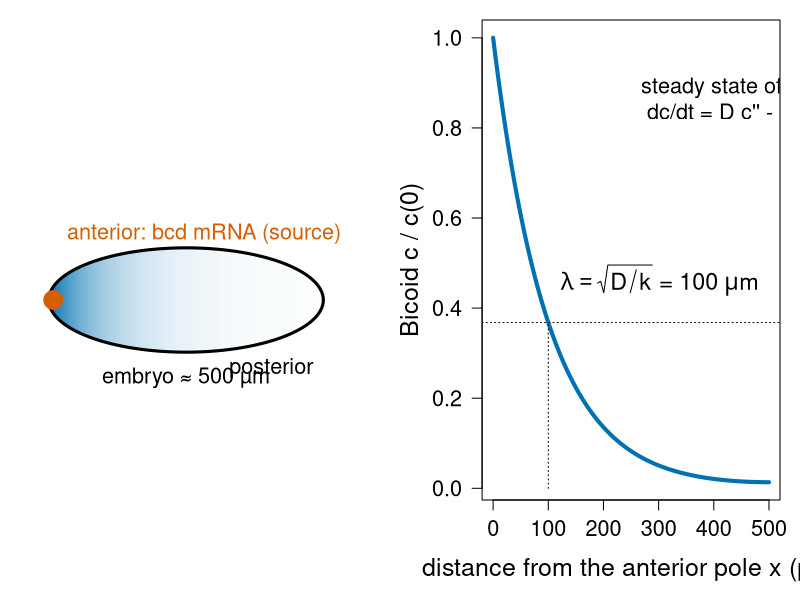
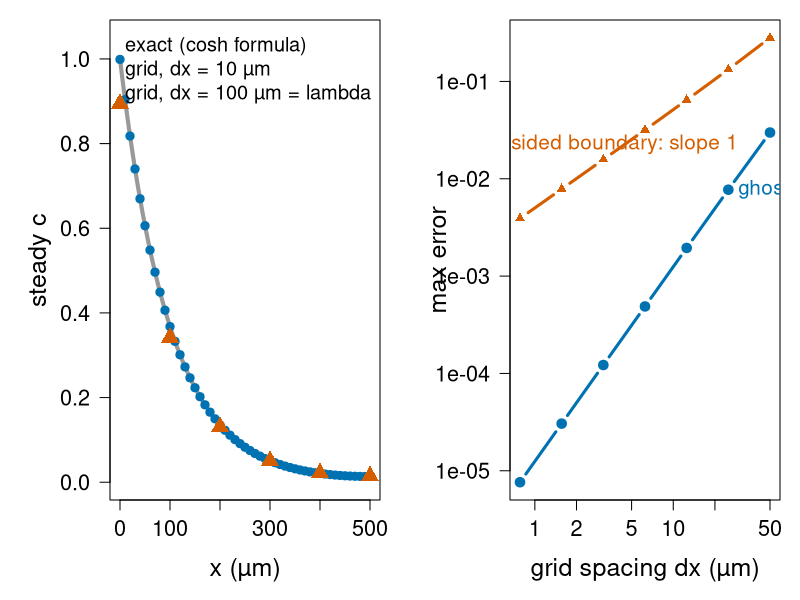
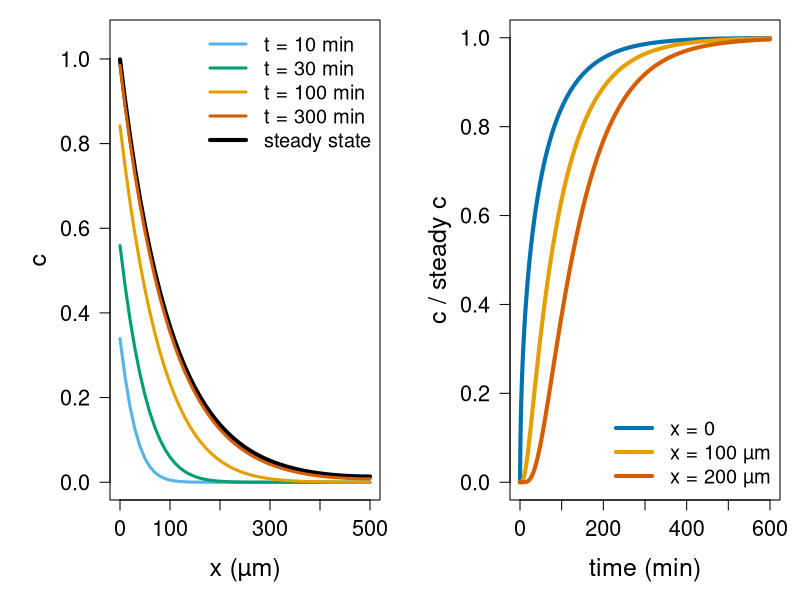
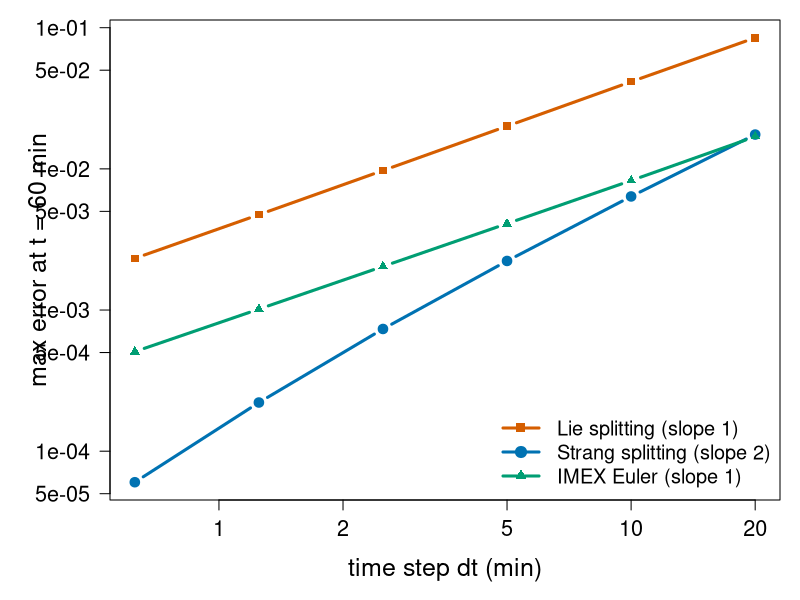
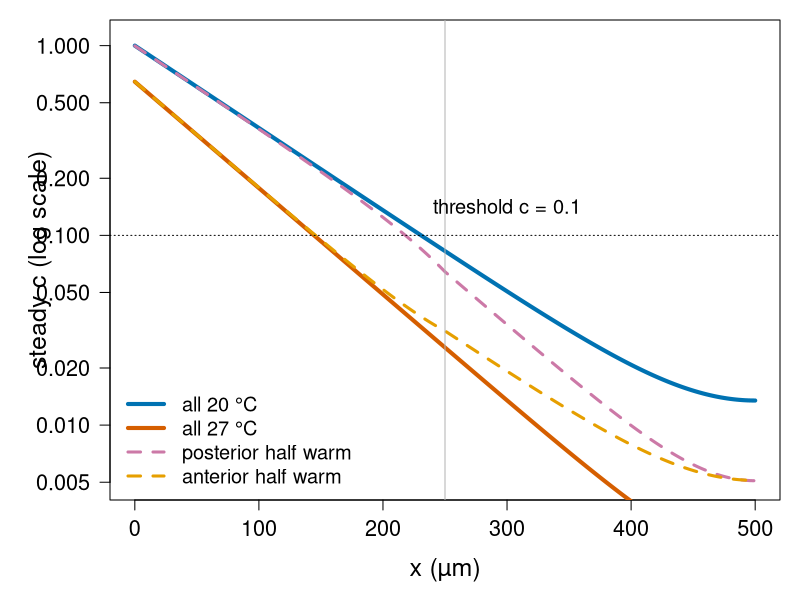
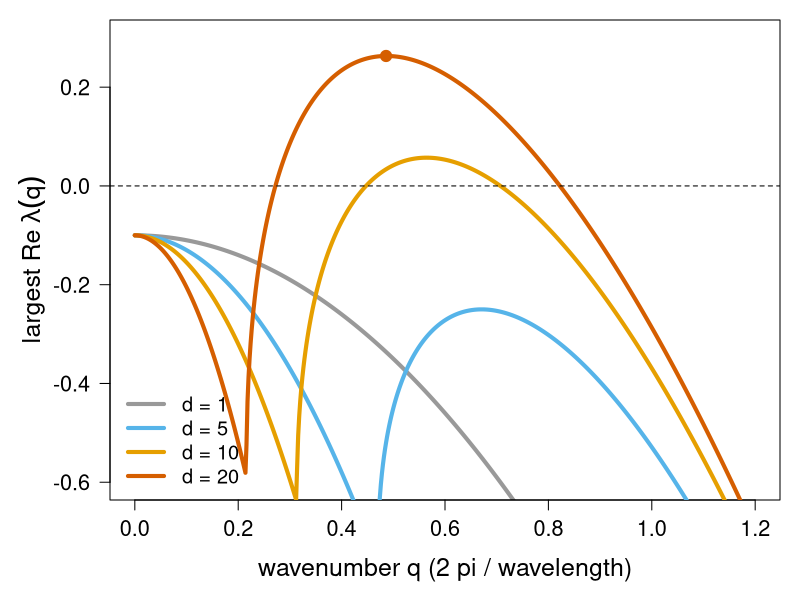
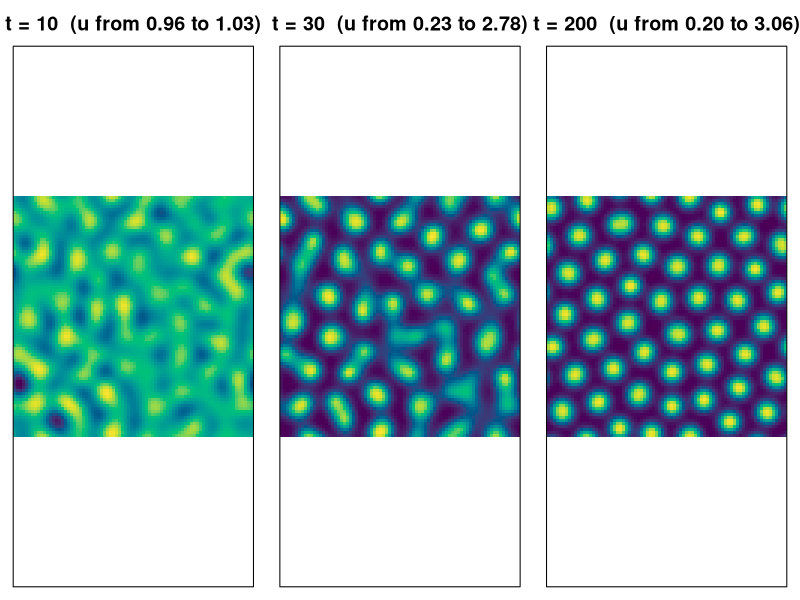
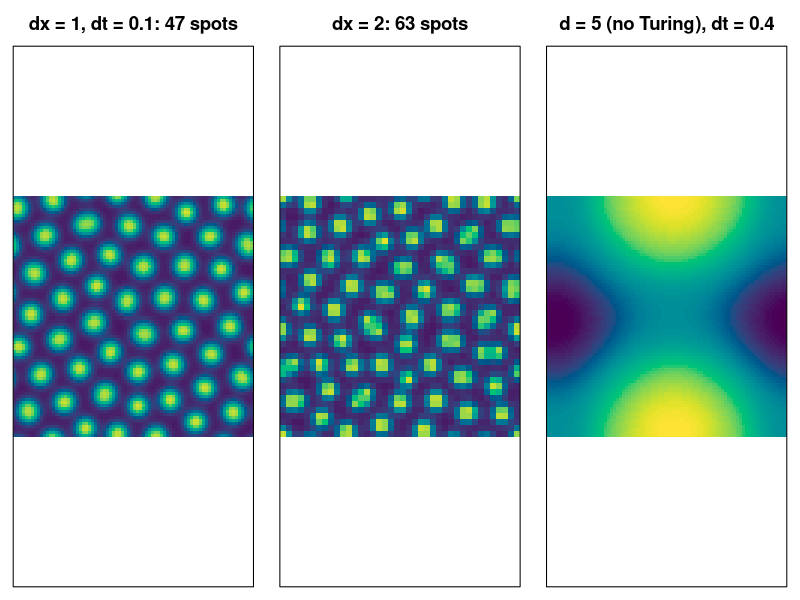

Write the R code that produced these figures, in order.
# Figures for the reaction-diffusion/ unit ("Reaction-diffusion and pattern formation").
#
# Re-run by hand from this folder (it is NOT run by `quarto render`):
#   cd reaction-diffusion && Rscript make-reaction-diffusion-figs.R
#
# Base R graphics only (grDevices::svg) plus Matrix::expm for the exact
# sub-steps in fig04. Colours are Okabe-Ito (colour-blind safe). Takes about
# half a minute (the 2D runs). Makes:
#   fig01-bicoid.svg       embryo with an anterior source, and the exponential
#                          gradient with its decay length lambda
#   fig02-steady.svg       steady gradient on the grid vs the exact cosh formula,
#                          and error vs dx: ghost point (order 2) vs one-sided
#                          boundary (order 1)
#   fig03-formation.svg    the gradient forming (IMEX, dt = 1 min) and the
#                          time course at three positions
#   fig04-splitting.svg    error vs dt at t = 60 min: Lie, Strang, IMEX
#   fig05-tstep.svg        steady gradient with the temperature step (assumed
#                          rate changes) and where it crosses a threshold
#   fig06-dispersion.svg   largest growth rate vs wavenumber q (Schnakenberg)
#                          for several diffusion ratios d
#   fig07-turing.svg       the 2D pattern forming (u at t = 10, 30, 200)
#   fig08-artefacts.svg    converged pattern, coarse grid, and a "pattern"
#                          made by a too-large time step (d = 5: no Turing)
#
# All numbers are computed here with the same functions as on the slides.

oi <- c(orange = "#E69F00", sky = "#56B4E9", green = "#009E73",
        yellow = "#F0E442", blue = "#0072B2", red = "#D55E00",
        purple = "#CC79A7", grey = "#999999")

## ---- 1D synthesis-diffusion-degradation (units: µm, min) ----------------------

thomas <- function(a, b, c, d) {
  n <- length(d)
  for (i in 2:n) {
    w <- a[i] / b[i - 1]
    b[i] <- b[i] - w * c[i - 1]
    d[i] <- d[i] - w * d[i - 1]
  }
  x <- numeric(n)
  x[n] <- d[n] / b[n]
  for (i in (n - 1):1) x[i] <- (d[i] - c[i] * x[i + 1]) / b[i]
  x
}

D <- 100; k <- 0.01; L <- 500          # µm^2/min, 1/min, µm
lam <- sqrt(D / k); j <- D / lam        # lambda = 100 µm; c(0) close to 1
exact <- function(x) j * lam / D * cosh((L - x) / lam) / sinh(L / lam)

# nodes x_0..x_N, ghost points at both ends; returns the positive operator
# -D d2/dx2 as three diagonals and the boundary source vector
grid1d <- function(N) {
  dx <- L / N; r <- D / dx^2
  list(N = N, dx = dx, x = (0:N) * dx,
       lo = c(0, rep(-r, N - 1), -2 * r), di = rep(2 * r, N + 1),
       up = c(-2 * r, rep(-r, N - 1), 0), b = c(2 * j / dx, rep(0, N)))
}
steady <- function(N, kx = k, onesided = FALSE) {
  g <- grid1d(N); kx <- rep(kx, length.out = N + 1)
  di <- g$di + kx; up <- g$up; rhs <- g$b
  if (onesided) {                    # (c1 - c0)/dx = -j/D, first order
    di[1] <- 1; up[1] <- -1; rhs[1] <- j * g$dx / D
  }
  list(x = g$x, c = thomas(g$lo, di, up, rhs))
}
imex <- function(c, g, dt, nsteps, f) {
  for (n in seq_len(nsteps))
    c <- thomas(dt * g$lo, 1 + dt * g$di, dt * g$up, c + dt * (f(c) + g$b))
  c
}

## ---- fig01: Bicoid set-up --------------------------------------------------------

svg("fig01-bicoid.svg", width = 12, height = 5)
layout(matrix(1:2, 1), widths = c(1, 1.15))
par(mar = c(1, 1, 1, 1))
plot(NA, xlim = c(-30, 530), ylim = c(-150, 150), asp = 1, axes = FALSE, xlab = "", ylab = "")
th <- seq(0, 2 * pi, length.out = 300)
xs <- seq(0, 500, by = 2)
cols <- colorRampPalette(c("white", oi["blue"]))(101)
for (xx in xs) {
  hgt <- 95 * sqrt(pmax(0, 1 - ((xx - 250) / 250)^2))
  segments(xx, -hgt, xx, hgt, col = cols[1 + round(100 * exact(xx))], lwd = 2.2)
}
lines(250 + 250 * cos(th), 95 * sin(th), lwd = 3)
points(8, 0, pch = 19, cex = 2.5, col = oi["red"])
text(15, 120, "anterior: bcd mRNA (source)", pos = 4, cex = 1.3, col = oi["red"])
text(500, -125, "posterior", pos = 2, cex = 1.3)
text(250, -142, "embryo ≈ 500 µm", cex = 1.3)
par(mar = c(5, 5.5, 1, 1), cex.lab = 1.5, cex.axis = 1.3)
xx <- seq(0, 500, by = 2)
plot(xx, exact(xx), type = "l", lwd = 4, col = oi["blue"], las = 1,
     xlab = "distance from the anterior pole x (µm)", ylab = "Bicoid c / c(0)")
abline(h = exp(-1), lty = 3); segments(lam, 0, lam, exp(-1), lty = 3)
text(lam + 5, 0.45, expression(lambda == sqrt(D / k) ~ "=" ~ 100 ~ mu * m), pos = 4, cex = 1.4)
text(250, 0.85, "steady state of\n dc/dt = D c'' - k c", cex = 1.3, pos = 4)
dev.off()

## ---- fig02: steady state on the grid, and its order -------------------------------

s50 <- steady(50); s5 <- steady(5)
cat("steady N=50 max err", max(abs(s50$c - exact(s50$x))), "\n")
Ns <- c(10, 20, 40, 80, 160, 320, 640)
eg <- sapply(Ns, function(N) { s <- steady(N); max(abs(s$c - exact(s$x))) })
eo <- sapply(Ns, function(N) { s <- steady(N, onesided = TRUE); max(abs(s$c - exact(s$x))) })
print(rbind(dx = L / Ns, ghost = signif(eg, 3), onesided = signif(eo, 3)))
svg("fig02-steady.svg", width = 12, height = 5)
par(mfrow = c(1, 2), mar = c(5, 5.5, 1, 1), cex.lab = 1.5, cex.axis = 1.3)
plot(xx, exact(xx), type = "l", lwd = 4, col = "grey60", las = 1, ylim = c(0, 1.05),
     xlab = "x (µm)", ylab = "steady c")
points(s50$x, s50$c, pch = 19, col = oi["blue"], cex = 1.1)
points(s5$x, s5$c, pch = 17, col = oi["red"], cex = 1.8)
legend("topright", c("exact (cosh formula)", "grid, dx = 10 µm", "grid, dx = 100 µm = lambda"),
       lwd = c(4, NA, NA), pch = c(NA, 19, 17), col = c("grey60", oi["blue"], oi["red"]),
       cex = 1.2, bty = "n")
plot(L / Ns, eg, log = "xy", type = "b", pch = 19, lwd = 3, col = oi["blue"], las = 1,
     ylim = range(c(eg, eo)), xlab = "grid spacing dx (µm)", ylab = "max error")
lines(L / Ns, eo, type = "b", pch = 17, lwd = 3, col = oi["red"])
text(L / Ns[2], eg[2], "ghost point: slope 2", pos = 4, cex = 1.25, col = oi["blue"])
text(L / Ns[5], eo[5], "one-sided boundary: slope 1", pos = 3, cex = 1.25, col = oi["red"])
dev.off()

## ---- fig03: formation -------------------------------------------------------------

g <- grid1d(50)
fk <- function(c) -k * c
tt <- 0:600; ix <- c(1, 11, 21)
cs <- steady(50)$c
traj <- matrix(NA, length(tt), 3); c <- rep(0, 51); traj[1, ] <- 0
prof <- list()
for (s in 2:length(tt)) {
  c <- imex(c, g, 1, 1, fk); traj[s, ] <- c[ix] / cs[ix]
  if (tt[s] %in% c(10, 30, 100, 300)) prof[[as.character(tt[s])]] <- c
}
tau_num <- colSums(1 - traj) * 1                  # rectangle rule, dt = 1 min
cat("accumulation times (num, BE dt=1):", round(tau_num, 1), " formula:", (1 + c(0, 100, 200) / lam) / (2 * k), "\n")
svg("fig03-formation.svg", width = 12, height = 5)
par(mfrow = c(1, 2), mar = c(5, 5.5, 1, 1), cex.lab = 1.5, cex.axis = 1.3)
plot(g$x, cs, type = "l", lwd = 4, col = "black", las = 1, ylim = c(0, 1.05),
     xlab = "x (µm)", ylab = "c")
pc <- oi[c("sky", "green", "orange", "red")]
for (i in 1:4) lines(g$x, prof[[i]], lwd = 3, col = pc[i])
legend("topright", c(paste("t =", names(prof), "min"), "steady state"), lwd = c(3, 3, 3, 3, 4),
       col = c(pc, "black"), cex = 1.2, bty = "n")
plot(tt, traj[, 1], type = "l", lwd = 4, col = oi["blue"], ylim = c(0, 1), las = 1,
     xlab = "time (min)", ylab = "c / steady c")
lines(tt, traj[, 2], lwd = 4, col = oi["orange"]); lines(tt, traj[, 3], lwd = 4, col = oi["red"])
legend("bottomright", c("x = 0", "x = 100 µm", "x = 200 µm"), lwd = 4,
       col = oi[c("blue", "orange", "red")], cex = 1.2, bty = "n")
dev.off()

## ---- fig04: splitting error -----------------------------------------------------------
## A = diffusion matrix with ghost points (incl. the boundary flux, as an affine
## flow done exactly with expm of an augmented matrix); reaction -k(x) c done
## exactly. Reference: expm of the full linear system.

library(Matrix)
x <- g$x; m <- 51
A <- matrix(0, m, m); A[cbind(1:m, 1:m)] <- -g$di
A[cbind(2:m, 1:(m - 1))] <- -g$lo[-1]; A[cbind(1:(m - 1), 2:m)] <- -g$up[-m]
kx <- ifelse(x < L / 2, 0.01, 0.02)
M <- A - diag(kx); csx <- -solve(M, g$b)
tend <- 60
cref <- csx + as.vector(as.matrix(expm(Matrix(M * tend))) %*% (0 - csx))
Aug <- rbind(cbind(A, g$b), 0)
hs <- c(20, 10, 5, 2.5, 1.25, 0.625)
errs <- t(sapply(hs, function(h) {
  E <- as.matrix(expm(Matrix(Aug * h))); dif <- function(c) as.vector(E %*% c(c, 1))[1:m]
  c1 <- c2 <- c3 <- rep(0, m)
  for (s in seq_len(tend / h)) {
    c1 <- exp(-kx * h) * dif(c1)                         # Lie
    c2 <- exp(-kx * h / 2) * dif(exp(-kx * h / 2) * c2)  # Strang
    c3 <- imex(c3, g, h, 1, function(c) -kx * c)         # IMEX
  }
  c(max(abs(c1 - cref)), max(abs(c2 - cref)), max(abs(c3 - cref)))
}))
print(cbind(dt = hs, signif(errs, 3)))
svg("fig04-splitting.svg", width = 8, height = 5.5)
par(mar = c(5, 5.5, 1, 1), cex.lab = 1.5, cex.axis = 1.3)
matplot(hs, errs, log = "xy", type = "b", pch = c(15, 19, 17), lty = 1, lwd = 3,
        col = oi[c("red", "blue", "green")], las = 1,
        xlab = "time step dt (min)", ylab = "max error at t = 60 min")
legend("bottomright", c("Lie splitting (slope 1)", "Strang splitting (slope 2)", "IMEX Euler (slope 1)"),
       pch = c(15, 19, 17), lwd = 3, col = oi[c("red", "blue", "green")], cex = 1.2, bty = "n")
dev.off()

## ---- fig05: temperature step ----------------------------------------------------------
## Assumed: in the warm (27 °C) half, k is 2x and D is 1.2x their 20 °C values.

Dloc <- function(N, Dx, kx) {           # variable D: flux form, ghost points
  dx <- L / N; xn <- (0:N) * dx; Dm <- Dx((xn[-1] + xn[-(N + 1)]) / 2)   # D at midpoints
  lo <- c(0, -Dm[-N] / dx^2, -2 * Dm[N] / dx^2)
  up <- c(-2 * Dm[1] / dx^2, -Dm[-1] / dx^2, 0)
  di <- c(2 * Dm[1], Dm[-N] + Dm[-1], 2 * Dm[N]) / dx^2 + kx(xn)
  rhs <- c(2 * j / dx, rep(0, N))
  list(x = xn, c = thomas(lo, di, up, rhs))
}
N5 <- 500
cold <- function(x) rep(1, length(x)); warm <- function(x) rep(1, length(x))
s_cold <- Dloc(N5, function(x) D + 0 * x, function(x) k + 0 * x)
s_warm <- Dloc(N5, function(x) 1.2 * D + 0 * x, function(x) 2 * k + 0 * x)
s_pw <- Dloc(N5, function(x) ifelse(x < L / 2, D, 1.2 * D), function(x) ifelse(x < L / 2, k, 2 * k))
s_aw <- Dloc(N5, function(x) ifelse(x < L / 2, 1.2 * D, D), function(x) ifelse(x < L / 2, 2 * k, k))
xT <- function(s, thr = 0.1) approx(s$c, s$x, thr)$y
cat("threshold 0.1 at: cold", xT(s_cold), "warm", xT(s_warm), "post warm", xT(s_pw), "ant warm", xT(s_aw), "\n")
svg("fig05-tstep.svg", width = 10, height = 5.2)
par(mar = c(5, 5.5, 1, 1), cex.lab = 1.5, cex.axis = 1.3)
plot(s_cold$x, s_cold$c, type = "l", lwd = 4, col = oi["blue"], log = "y", ylim = c(0.005, 1.1),
     las = 1, xlab = "x (µm)", ylab = "steady c (log scale)")
lines(s_warm$x, s_warm$c, lwd = 4, col = oi["red"])
lines(s_pw$x, s_pw$c, lwd = 3, lty = 2, col = oi["purple"])
lines(s_aw$x, s_aw$c, lwd = 3, lty = 2, col = oi["orange"])
abline(h = 0.1, lty = 3); abline(v = L / 2, col = "grey70")
legend("bottomleft", c("all 20 °C", "all 27 °C", "posterior half warm", "anterior half warm"),
       lwd = c(4, 4, 3, 3), lty = c(1, 1, 2, 2), col = oi[c("blue", "red", "purple", "orange")],
       cex = 1.2, bty = "n")
text(300, 0.115, "threshold c = 0.1", pos = 3, cex = 1.2)
dev.off()

## ---- Schnakenberg: dispersion relation -------------------------------------------

a <- 0.1; b <- 0.9; us <- a + b; vs <- b / us^2
J <- matrix(c(-1 + 2 * us * vs, -2 * us * vs, us^2, -us^2), 2)
growth <- function(q, d) sapply(q, function(qq) max(Re(eigen(J - qq^2 * diag(c(1, d)))$values)))
q <- seq(0, 1.2, by = 0.002)
svg("fig06-dispersion.svg", width = 9, height = 5.2)
par(mar = c(5, 5.5, 1, 1), cex.lab = 1.5, cex.axis = 1.3)
ds <- c(1, 5, 10, 20); dc <- oi[c("grey", "sky", "orange", "red")]
plot(q, growth(q, 1), type = "l", lwd = 4, col = dc[1], ylim = c(-0.6, 0.3), las = 1,
     xlab = "wavenumber q (2 pi / wavelength)", ylab = expression("largest Re " * lambda(q)))
for (i in 2:4) lines(q, growth(q, ds[i]), lwd = 4, col = dc[i])
abline(h = 0, lty = 2)
g20 <- growth(q, 20); qm <- q[which.max(g20)]
cat("d = 20: fastest q", qm, "wavelength", 2 * pi / qm, "rate", max(g20), "band", range(q[g20 > 0]), "\n")
points(qm, max(g20), pch = 19, cex = 1.5, col = oi["red"])
legend("bottomleft", paste("d =", ds), lwd = 4, col = dc, cex = 1.2, bty = "n")
dev.off()

## ---- 2D Turing simulation (IMEX, FFT for the implicit 5-point diffusion) -----------

lcg <- function(n, seed = 1) {
  z <- numeric(n); s <- seed
  for (i in seq_len(n)) { s <- (16807 * s) %% 2147483647; z[i] <- s / 2147483647 }
  z
}
schnak <- function(N, dt, tend, d = 20, Lbox = 80) {
  dx <- Lbox / N; s <- 4 / dx^2 * sin(pi * (0:(N - 1)) / N)^2
  kap <- outer(s, s, "+")
  z <- lcg(2 * N^2) - 0.5
  u <- matrix(1 + 0.02 * z[1:N^2], N); v <- matrix(0.9 + 0.02 * z[-(1:N^2)], N)
  sd <- function(w, Dw) Re(fft(fft(w) / (1 + dt * Dw * kap), inverse = TRUE)) / N^2
  for (n in seq_len(round(tend / dt))) {
    f <- a - u + u^2 * v; g <- b - u^2 * v
    u <- sd(u + dt * f, 1); v <- sd(v + dt * g, d)
  }
  u
}
spots <- function(u) {
  N <- nrow(u); ismax <- u > mean(u)
  for (i in -1:1) for (jj in -1:1) if (i != 0 || jj != 0)
    ismax <- ismax & u > u[(0:(N - 1) + i) %% N + 1, (0:(N - 1) + jj) %% N + 1]
  sum(ismax)
}
pal <- hcl.colors(64, "viridis")
img <- function(u, main, zl = c(0, 3.3)) {
  N <- nrow(u); xx <- (1:N - 0.5) * 80 / N
  image(xx, xx, pmin(pmax(u, zl[1]), zl[2]), col = pal, zlim = zl, asp = 1, axes = FALSE,
        xlab = "", ylab = "", main = main)
  box()
}
svg("fig07-turing.svg", width = 12, height = 4.4)
par(mfrow = c(1, 3), mar = c(1, 1, 3.5, 1), cex.main = 1.8)
for (te in c(10, 30, 200)) {
  u <- schnak(80, 0.1, te)
  img(u, sprintf("t = %d  (u from %.2f to %.2f)", te, min(u), max(u)), zl = range(u))
}
dev.off()

u_ref <- schnak(80, 0.1, 200); u_co <- schnak(40, 0.1, 200); u_fi <- schnak(160, 0.1, 200)
u_d5 <- schnak(80, 0.4, 150, d = 5); u_d5ok <- schnak(80, 0.1, 150, d = 5)
cat("spots: dx=1", spots(u_ref), " dx=2", spots(u_co), " dx=0.5", spots(u_fi), "\n")
cat("d=5 dt=0.4 range", range(u_d5), "  d=5 dt=0.1 range", range(u_d5ok), "\n")
svg("fig08-artefacts.svg", width = 12, height = 4.4)
par(mfrow = c(1, 3), mar = c(1, 1, 3.5, 1), cex.main = 1.7)
img(u_ref, sprintf("dx = 1, dt = 0.1: %d spots", spots(u_ref)))
img(u_co, sprintf("dx = 2: %d spots", spots(u_co)))
img(u_d5, "d = 5 (no Turing), dt = 0.4", zl = range(u_d5))
dev.off()
